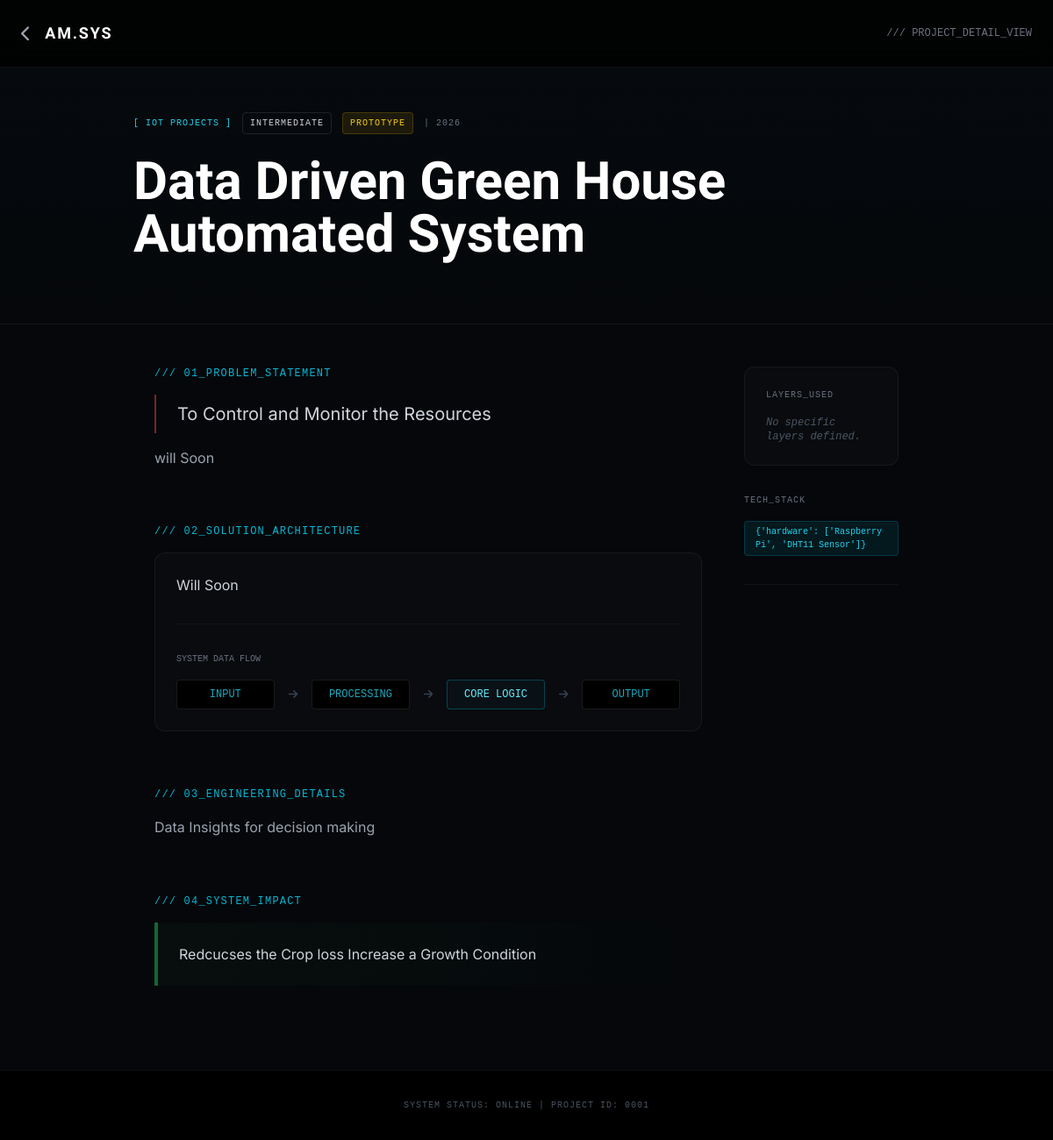
Page /projects/iot-projects/Hardware_Part/ on the committed database.
### projects/models.py (models this page shows, shortened)
class Project(models.Model):
    category = models.ForeignKey(Category, on_delete=models.CASCADE)
    title = models.CharField(max_length=200)
    short_description = models.TextField()
    full_description = RichTextField(blank=True, null=True)
    technologies = models.ManyToManyField(Technology, blank=True, related_name="projects")
    tech_stack = models.JSONField(help_text="List of technologies used (Legacy)", default=list, blank=True)
    github_link = models.URLField(blank=True, null=True)
    live_link = models.URLField(blank=True, null=True)
    docs_link = models.URLField(blank=True, null=True)
    cover_image = models.ImageField(upload_to="projects/")
    created_at = models.DateTimeField(auto_now_add=True)
    updated_at = models.DateTimeField(auto_now=True)
    featured = models.BooleanField(default=False)
    architecture_image = models.ImageField(upload_to="architecture/", blank=True, null=True)
    problem_statement = RichTextField(blank=True, null=True)
    solution_overview = RichTextField(blank=True, null=True, help_text="High-level system explanation")
    system_architecture = RichTextField(blank=True, null=True, help_text="Layer breakdown and data flow")
    domain_tags = models.JSONField(default=list, blank=True)
    capabilities = models.JSONField(default=list, blank=True)
    implementation_details = RichTextField(blank=True, null=True)
    results = RichTextField(blank=True, null=True)
    slug = models.SlugField(unique=True, blank=True)
    is_active = models.BooleanField(default=True)
    trust_real_world = models.BooleanField(default=False)
    trust_live_data = models.BooleanField(default=False)
    trust_production_ready = models.BooleanField(default=False)
    trust_hardware_integrated = models.BooleanField(default=False)
    COMPLEXITY_CHOICES = [
        ('Intermediate', 'Intermediate'),
        ('Advanced', 'Advanced'),
        ('Research', 'Research'),
        ('Production', 'Production'),
    ]
    STATUS_CHOICES = [
        ('Prototype', 'Prototype'),
        ('Production', 'Production'),
        ('Research', 'Research'),
        ('Experimental', 'Experimental'),
    ]
    complexity = models.CharField(max_length=20, choices=COMPLEXITY_CHOICES, default='Intermediate')
    deployment_status = models.CharField(max_length=20, choices=STATUS_CHOICES, default='Prototype')
    system_layers = models.JSONField(default=list, blank=True, help_text="List of layers e.g. ['Hardware', 'Backend', 'AI', 'Application']", verbose_name="System Layers (JSON)")

class Category(models.Model):
    name = models.CharField(max_length=100)
    slug = models.SlugField(unique=True)
    description = models.TextField(blank=True, help_text="Short description (1 line)")
    scope_statement = models.TextField(blank=True, null=True, help_text="Scope statement (2-3 lines)")
    icon = models.ImageField(upload_to="category_icons/", blank=True, null=True)
    system_node = models.ForeignKey('core.SystemNode', on_delete=models.SET_NULL, blank=True, null=True, related_name="categories", help_text="Link to System Universe Node")
    order = models.IntegerField(default=0, help_text="Display order")
    is_active = models.BooleanField(default=True)
    updated_at = models.DateTimeField(auto_now=True)
    class Meta:
        verbose_name_plural = "Categories"
        ordering = ['order', 'name']

### projects/views.py (the view)
# urls.py: path('<slug:category_slug>/<slug:project_slug>/', views.project_detail, name='project_detail'),
def project_detail(request, category_slug, project_slug):
    project = get_object_or_404(Project, category__slug=category_slug, slug=project_slug)
    context = {
        "project": project,
    }
    return render(request, "projects/detail.html", context)

### templates/projects/detail.html (shortened to what this page needs)
<!DOCTYPE html>
<html lang="en">
<head>
    <script src="https://cdn.tailwindcss.com"></script>
    <link rel="stylesheet" href="https://cdnjs.cloudflare.com/ajax/libs/font-awesome/6.4.0/css/all.min.css">
</head>
<body class="antialiased selection:bg-cyan-500 selection:text-black">
    <nav class="fixed top-0 w-full z-50 px-6 py-6 flex justify-between items-center bg-black/80 backdrop-blur-md border-b border-white/5">
        <div class="flex items-center gap-4">
            <a href="{% url 'category_projects' project.category.slug %}" class="text-gray-400 hover:text-cyan-400 transition-colors">
                <i class="fas fa-chevron-left text-lg"></i>
            </a>
            <a href="/" class="font-scifi font-bold text-lg tracking-widest text-white hover:text-cyan-400 transition-colors">AM.SYS</a>
        </div>
        <div class="font-mono text-xs text-gray-500">
            /// PROJECT_DETAIL_VIEW
        </div>
    </nav>
    <header class="pt-24 md:pt-32 pb-8 md:pb-12 px-6 border-b border-white/5 relative">
        <div class="absolute inset-0 bg-gradient-to-b from-cyan-900/5 to-transparent pointer-events-none"></div>
        <div class="max-w-4xl mx-auto relative z-10">
            <div class="flex flex-wrap items-center gap-3 mb-6 font-mono text-[10px] tracking-widest uppercase">
                <span class="text-cyan-400">[ {{ project.category.name }} ]</span>
                <span class="px-2 py-1 border border-white/10 rounded text-gray-300">{{ project.complexity }}</span>
                <span class="px-2 py-1 rounded
                    {% if project.deployment_status == 'Production' %}bg-green-500/10 text-green-400 border border-green-500/20
                    {% elif project.deployment_status == 'Prototype' %}bg-yellow-500/10 text-yellow-400 border border-yellow-500/20
                    {% else %}bg-purple-500/10 text-purple-400 border border-purple-500/20{% endif %}">
                    {{ project.deployment_status }}
                </span>
                <span class="text-gray-500">| {{ project.created_at|date:"Y" }}</span>
            </div>
            <h1 class="font-scifi text-4xl md:text-6xl font-bold text-white mb-6 leading-tight">
                {{ project.title }}
            </h1>
        </div>
    </header>
    <div class="max-w-4xl mx-auto px-6 py-12 grid grid-cols-1 lg:grid-cols-4 gap-12">
        <div class="lg:col-span-3 space-y-16">
            <section>
                <h2 class="font-mono text-xs text-cyan-500 uppercase mb-4 tracking-widest">/// 01_PROBLEM_STATEMENT</h2>
                <div class="text-lg md:text-xl text-gray-300 leading-relaxed border-l-2 border-red-500/50 pl-6 py-2">
                    {{ project.short_description }}
                </div>
                {% if project.problem_statement %}
                <div class="mt-4 text-gray-400 prose prose-invert max-w-none">
                    {{ project.problem_statement|safe }}
                </div>
                {% endif %}
            </section>
            <section>
                <h2 class="font-mono text-xs text-cyan-500 uppercase mb-4 tracking-widest">/// 02_SOLUTION_ARCHITECTURE</h2>
                <div class="bg-white/[0.02] border border-white/5 p-6 rounded-xl">
                    <div class="text-gray-300 prose prose-invert max-w-none mb-6">
                        {{ project.solution_overview|safe|default:"System architecture detailed below." }}
                    </div>
                    <div class="mt-8 pt-8 border-t border-white/5">
                        <h3 class="font-mono text-[10px] text-gray-500 uppercase mb-4">SYSTEM DATA FLOW</h3>
                        <div class="flex flex-col md:flex-row items-center justify-between gap-4 font-mono text-xs text-cyan-400/80">
                            <div class="px-3 py-2 border border-white/10 rounded bg-black w-full text-center">INPUT</div>
                            <i class="fas fa-arrow-right text-gray-700 rotate-90 md:rotate-0"></i>
                            <div class="px-3 py-2 border border-white/10 rounded bg-black w-full text-center">PROCESSING</div>
                            <i class="fas fa-arrow-right text-gray-700 rotate-90 md:rotate-0"></i>
                            <div class="px-3 py-2 border border-cyan-500/30 rounded bg-cyan-900/10 text-cyan-300 w-full text-center">CORE LOGIC</div>
                            <i class="fas fa-arrow-right text-gray-700 rotate-90 md:rotate-0"></i>
                            <div class="px-3 py-2 border border-white/10 rounded bg-black w-full text-center">OUTPUT</div>
                        </div>
                    </div>
                </div>
            </section>
            {% if project.implementation_details %}
            <section>
                <h2 class="font-mono text-xs text-cyan-500 uppercase mb-4 tracking-widest">/// 03_ENGINEERING_DETAILS</h2>
                <div class="text-gray-400 leading-relaxed prose prose-invert max-w-none">
                    {{ project.implementation_details|safe }}
                </div>
            </section>
            {% endif %}
            {% if project.results %}
            <section>
                <h2 class="font-mono text-xs text-cyan-500 uppercase mb-4 tracking-widest">/// 04_SYSTEM_IMPACT</h2>
                <div class="bg-gradient-to-r from-green-900/10 to-transparent border-l-4 border-green-500/50 p-6">
                    <div class="text-gray-300 prose prose-invert max-w-none">
                        {{ project.results|safe }}
                    </div>
                </div>
            </section>
            {% endif %}
        </div>
        <div class="lg:col-span-1 space-y-8">
            <div class="bg-white/[0.02] border border-white/5 rounded-xl p-6">
                <h3 class="font-mono text-[10px] text-gray-500 uppercase mb-4 tracking-widest">LAYERS_USED</h3>
                <ul class="space-y-3 font-mono text-xs text-gray-300">
                    {% for layer in project.system_layers %}
                    <li class="flex items-center gap-2">
                        <i class="fas fa-check text-cyan-500"></i> {{ layer }}
                    </li>
                    {% empty %}
                    <li class="text-gray-600 italic">No specific layers defined.</li>
                    {% endfor %}
                </ul>
            </div>
            <div>
                <h3 class="font-mono text-[10px] text-gray-500 uppercase mb-4 tracking-widest">TECH_STACK</h3>
                <div class="flex flex-wrap gap-2">
                    {% for tech in project.tech_stack %}
                    <span class="px-3 py-1 bg-cyan-500/10 text-cyan-400 text-[10px] font-mono rounded border border-cyan-500/20 hover:bg-cyan-500/20 transition-colors cursor-default">
                        {{ tech }}
                    </span>
                    {% endfor %}
                </div>
            </div>
            <div class="pt-8 border-t border-white/5 space-y-4">
            </div>
        </div>
    </div>
    <footer class="border-t border-white/5 py-8 text-center bg-black mt-12">
        <div class="font-mono text-[10px] text-gray-600 uppercase tracking-widest">
            SYSTEM STATUS: ONLINE | PROJECT ID: {{ project.id|stringformat:"04d" }}
        </div>
    </footer>
</body>
</html>

### templates/projects/detail.html (style rules this page uses)
:root { --bg-deep: #05070A; --text-main: #E6F1FF; --cyan-core: #00F5FF; }
body { background-color: var(--bg-deep); color: var(--text-main); font-family: 'Inter', sans-serif; overflow-x: hidden; margin: 0; }
.font-scifi { font-family: 'Orbitron', sans-serif; }
.font-mono { font-family: 'JetBrains Mono', monospace; }

### rows in the picture
Project: category.name "IOT PROJECTS", complexity "INTERMEDIATE", deployment_status "PROTOTYPE", created_at "2026", title "Data Driven Green House Automated System", short_description "To Control and Monitor the Resources", problem_statement "will Soon", solution_overview "Will Soon", implementation_details "Data Insights for decision making", results "Redcucses the Crop loss Increase a Growth Condition", id "0001"

### other values in the picture
{{ tech }} "{'hardware': ['Raspberry Pi', 'DHT11 Sensor']}"
